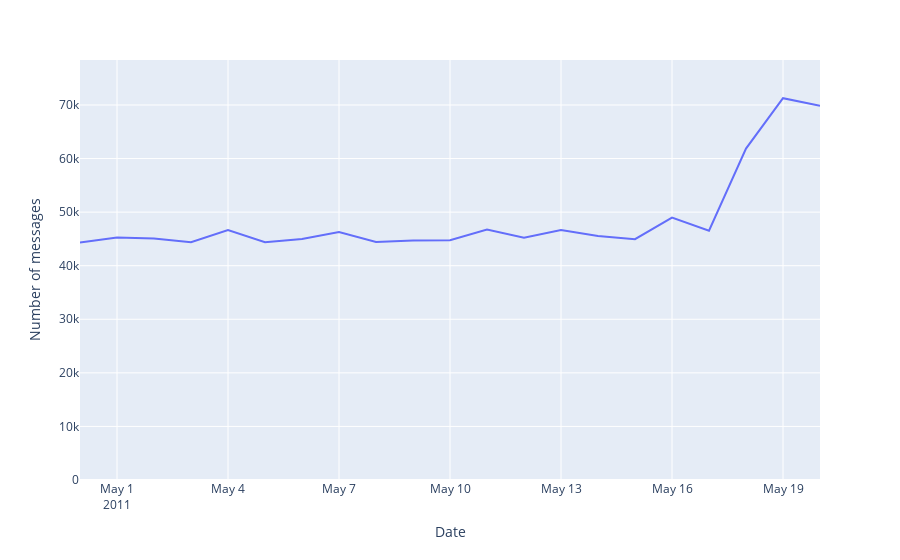

Notebook source saved alongside this figure:
### Markdown cell above
Honestly, I did not expect to see this boost in the number of messages starting from May 17.  The May 19 messages counts 71.3K which is near double of earlier days.

To compare the messages poster before/after May 17, the Y-range is adjusted below.

### Code cell
Range_MessageCounts = [0, num_messages_per_date.values.max() * 1.1]

px.line(x=num_messages_per_date.index, y=num_messages_per_date.values,
        range_y=Range_MessageCounts,
        labels={'x': 'Date', 'y': 'Number of messages'})

### Figure 1 — Plotly figure (JSON) as saved in the notebook; plotly's stock layout.template omitted (floating-point values rounded to 4 significant figures)
{"data": [{"hovertemplate": "Date=%{x}<br>Number of messages=%{y}<extra></extra>", "legendgroup": "", "line": {"color": "#636efa", "dash": "solid"}, "marker": {"symbol": "circle"}, "mode": "lines", "name": "", "orientation": "v", "showlegend": false, "type": "scatter", "x": ["2011-04-30", "2011-05-01", "2011-05-02", "2011-05-03", "2011-05-04", "2011-05-05", "2011-05-06", "2011-05-07", "2011-05-08", "2011-05-09", "2011-05-10", "2011-05-11", "2011-05-12", "2011-05-13", "2011-05-14", "2011-05-15", "2011-05-16", "2011-05-17", "2011-05-18", "2011-05-19", "2011-05-20"], "xaxis": "x", "y": [44322, 45245, 45072, 44373, 46657, 44395, 44970, 46291, 44438, 44706, 44760, 46772, 45234, 46662, 45550, 44951, 48966, 46524, 61863, 71269, 69866], "yaxis": "y"}], "layout": {"legend": {"tracegroupgap": 0}, "margin": {"t": 60}, "xaxis": {"anchor": "y", "domain": [0, 1], "title": {"text": "Date"}}, "yaxis": {"anchor": "x", "domain": [0, 1], "range": [0, 78400.0], "title": {"text": "Number of messages"}}}}
